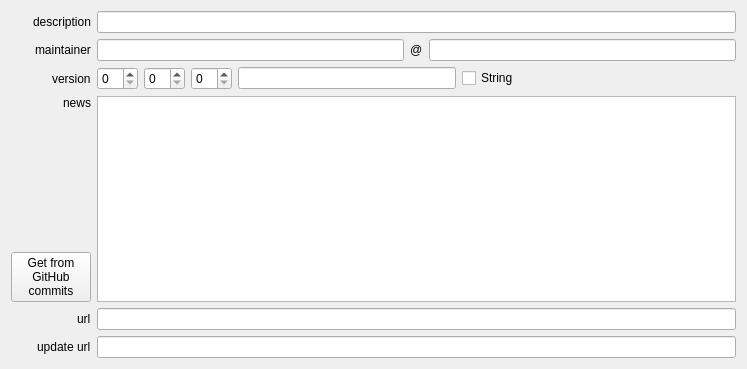
<?xml version="1.0" encoding="UTF-8"?>
<ui version="4.0">
 <class>ModSourceUi</class>
 <widget class="QWidget" name="ModSourceUi">
  <property name="geometry">
   <rect>
    <x>0</x>
    <y>0</y>
    <width>747</width>
    <height>369</height>
   </rect>
  </property>
  <property name="windowTitle">
   <string>Form</string>
  </property>
  <layout class="QFormLayout" name="formLayout">
   <property name="labelAlignment">
    <set>Qt::AlignRight|Qt::AlignTop|Qt::AlignTrailing</set>
   </property>
   <item row="3" column="1">
    <widget class="A2CodeField" name="news"/>
   </item>
   <item row="2" column="1">
    <layout class="QHBoxLayout" name="horizontalLayout">
     <item>
      <widget class="QWidget" name="version_semantic" native="true">
       <layout class="QHBoxLayout" name="horizontalLayout_3">
        <property name="leftMargin">
         <number>0</number>
        </property>
        <property name="topMargin">
         <number>0</number>
        </property>
        <property name="rightMargin">
         <number>0</number>
        </property>
        <property name="bottomMargin">
         <number>0</number>
        </property>
        <item>
         <widget class="QSpinBox" name="version_major"/>
        </item>
        <item>
         <widget class="QSpinBox" name="version_minor"/>
        </item>
        <item>
         <widget class="QSpinBox" name="version_patch"/>
        </item>
       </layout>
      </widget>
     </item>
     <item>
      <widget class="QLineEdit" name="version_str"/>
     </item>
     <item>
      <widget class="QCheckBox" name="version_str_check">
       <property name="text">
        <string>String</string>
       </property>
      </widget>
     </item>
     <item>
      <spacer name="horizontalSpacer">
       <property name="orientation">
        <enum>Qt::Horizontal</enum>
       </property>
       <property name="sizeHint" stdset="0">
        <size>
         <width>40</width>
         <height>20</height>
        </size>
       </property>
      </spacer>
     </item>
    </layout>
   </item>
   <item row="2" column="0">
    <widget class="QLabel" name="label_2">
     <property name="text">
      <string>version</string>
     </property>
    </widget>
   </item>
   <item row="1" column="0">
    <widget class="QLabel" name="label_3">
     <property name="text">
      <string>maintainer</string>
     </property>
    </widget>
   </item>
   <item row="1" column="1">
    <layout class="QHBoxLayout" name="horizontalLayout_2">
     <item>
      <widget class="QLineEdit" name="maintainer"/>
     </item>
     <item>
      <widget class="QLabel" name="label_4">
       <property name="text">
        <string>@</string>
       </property>
      </widget>
     </item>
     <item>
      <widget class="QLineEdit" name="maintainer_at"/>
     </item>
    </layout>
   </item>
   <item row="0" column="0">
    <widget class="QLabel" name="label_5">
     <property name="text">
      <string>description</string>
     </property>
    </widget>
   </item>
   <item row="0" column="1">
    <widget class="QLineEdit" name="description"/>
   </item>
   <item row="4" column="1">
    <widget class="QLineEdit" name="url"/>
   </item>
   <item row="5" column="1">
    <widget class="QLineEdit" name="update_url"/>
   </item>
   <item row="4" column="0">
    <widget class="QLabel" name="label_7">
     <property name="text">
      <string>url</string>
     </property>
    </widget>
   </item>
   <item row="5" column="0">
    <widget class="QLabel" name="label_6">
     <property name="text">
      <string>update url</string>
     </property>
    </widget>
   </item>
   <item row="3" column="0">
    <layout class="QVBoxLayout" name="verticalLayout" stretch="0,0,1">
     <item alignment="Qt::AlignTop">
      <widget class="QLabel" name="label">
       <property name="text">
        <string>news</string>
       </property>
       <property name="alignment">
        <set>Qt::AlignRight|Qt::AlignTop|Qt::AlignTrailing</set>
       </property>
      </widget>
     </item>
     <item>
      <widget class="BusyIcon" name="busy_icon">
       <property name="text">
        <string/>
       </property>
      </widget>
     </item>
     <item>
      <widget class="QPushButton" name="github_commits_btn">
       <property name="text">
        <string>Get from
GitHub
commits</string>
       </property>
      </widget>
     </item>
    </layout>
   </item>
  </layout>
 </widget>
 <customwidgets>
  <customwidget>
   <class>A2CodeField</class>
   <extends>QPlainTextEdit</extends>
   <header>a2widget.a2text_field</header>
  </customwidget>
  <customwidget>
   <class>BusyIcon</class>
   <extends>QLabel</extends>
   <header>a2widget.a2module_source</header>
  </customwidget>
 </customwidgets>
 <resources/>
 <connections/>
</ui>
